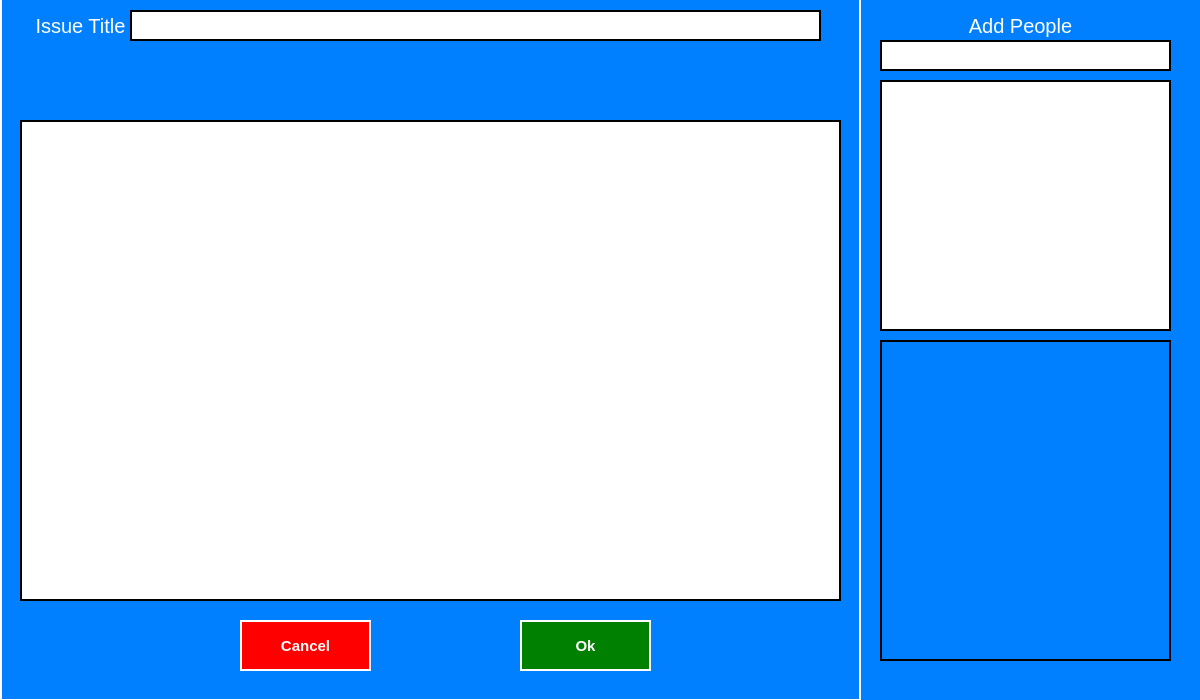
<?xml version="1.0" encoding="UTF-8"?>
<ui version="4.0">
 <class>raiseIssue_window</class>
 <widget class="QMainWindow" name="raiseIssue_window">
  <property name="geometry">
   <rect>
    <x>0</x>
    <y>0</y>
    <width>1200</width>
    <height>700</height>
   </rect>
  </property>
  <property name="minimumSize">
   <size>
    <width>1200</width>
    <height>700</height>
   </size>
  </property>
  <property name="maximumSize">
   <size>
    <width>1200</width>
    <height>700</height>
   </size>
  </property>
  <property name="windowTitle">
   <string>Raise Issue</string>
  </property>
  <property name="styleSheet">
   <string notr="true">background-color: rgb(0, 127, 255);
font-family: &quot;Calibri Light&quot;;
color: white;</string>
  </property>
  <widget class="QWidget" name="centralwidget">
   <widget class="QGroupBox" name="groupBox">
    <property name="geometry">
     <rect>
      <x>0</x>
      <y>-10</y>
      <width>861</width>
      <height>711</height>
     </rect>
    </property>
    <property name="styleSheet">
     <string notr="true">border: 2px solid white;</string>
    </property>
    <property name="title">
     <string/>
    </property>
    <widget class="QLabel" name="label">
     <property name="geometry">
      <rect>
       <x>10</x>
       <y>20</y>
       <width>141</width>
       <height>31</height>
      </rect>
     </property>
     <property name="styleSheet">
      <string notr="true">border: none;
font-size: 20px;</string>
     </property>
     <property name="text">
      <string>Issue Title</string>
     </property>
     <property name="alignment">
      <set>Qt::AlignCenter</set>
     </property>
    </widget>
    <widget class="QLineEdit" name="raiseIssue_title_input">
     <property name="geometry">
      <rect>
       <x>130</x>
       <y>20</y>
       <width>691</width>
       <height>31</height>
      </rect>
     </property>
     <property name="styleSheet">
      <string notr="true">border: 2px solid black;
background-color: white;
color: black;
font-size: 20px;</string>
     </property>
    </widget>
    <widget class="QLabel" name="raiseIssue_issue_code">
     <property name="geometry">
      <rect>
       <x>40</x>
       <y>90</y>
       <width>341</width>
       <height>31</height>
      </rect>
     </property>
     <property name="styleSheet">
      <string notr="true">border: none;
font-size: 20px;</string>
     </property>
     <property name="text">
      <string>&lt;Issue Code:&gt;</string>
     </property>
     <property name="textFormat">
      <enum>Qt::AutoText</enum>
     </property>
     <property name="alignment">
      <set>Qt::AlignCenter</set>
     </property>
    </widget>
    <widget class="QLabel" name="raiseIssue_issue_date">
     <property name="geometry">
      <rect>
       <x>470</x>
       <y>90</y>
       <width>341</width>
       <height>31</height>
      </rect>
     </property>
     <property name="styleSheet">
      <string notr="true">border: none;
font-size: 20px;</string>
     </property>
     <property name="text">
      <string>&lt;Issue Date:&gt;</string>
     </property>
     <property name="textFormat">
      <enum>Qt::AutoText</enum>
     </property>
     <property name="alignment">
      <set>Qt::AlignCenter</set>
     </property>
    </widget>
    <widget class="QTextEdit" name="textEdit">
     <property name="geometry">
      <rect>
       <x>20</x>
       <y>130</y>
       <width>821</width>
       <height>481</height>
      </rect>
     </property>
     <property name="styleSheet">
      <string notr="true">background-color: white;
color: black;
border: 2px solid black;</string>
     </property>
    </widget>
    <widget class="QPushButton" name="raiseIssue_ok_btn">
     <property name="geometry">
      <rect>
       <x>520</x>
       <y>630</y>
       <width>131</width>
       <height>51</height>
      </rect>
     </property>
     <property name="styleSheet">
      <string notr="true">background-color: green;
border: 2px solid white;
border-radius: none;
font-size: 15px;
font-weight: bold;
color: white;</string>
     </property>
     <property name="text">
      <string>Ok</string>
     </property>
    </widget>
    <widget class="QPushButton" name="raiseIssue_cancel_btn">
     <property name="geometry">
      <rect>
       <x>240</x>
       <y>630</y>
       <width>131</width>
       <height>51</height>
      </rect>
     </property>
     <property name="styleSheet">
      <string notr="true">background-color: red;
border: 2px solid white;
border-radius: none;
font-size: 15px;
font-weight: bold;
color: white;</string>
     </property>
     <property name="text">
      <string>Cancel</string>
     </property>
    </widget>
   </widget>
   <widget class="QLabel" name="label_2">
    <property name="geometry">
     <rect>
      <x>950</x>
      <y>10</y>
      <width>141</width>
      <height>31</height>
     </rect>
    </property>
    <property name="styleSheet">
     <string notr="true">border: none;
font-size: 20px;</string>
    </property>
    <property name="text">
     <string>Add People</string>
    </property>
    <property name="alignment">
     <set>Qt::AlignCenter</set>
    </property>
   </widget>
   <widget class="QLineEdit" name="raiseIssue_add_people_name_finder_input">
    <property name="geometry">
     <rect>
      <x>880</x>
      <y>40</y>
      <width>291</width>
      <height>31</height>
     </rect>
    </property>
    <property name="styleSheet">
     <string notr="true">border: 2px solid black;
background-color: white;
color: black;
font-size: 20px;</string>
    </property>
   </widget>
   <widget class="QTableView" name="raiseIssue_people_display_table">
    <property name="geometry">
     <rect>
      <x>880</x>
      <y>80</y>
      <width>291</width>
      <height>251</height>
     </rect>
    </property>
    <property name="styleSheet">
     <string notr="true">background-color: white;
color: black;
border: 2px solid black;</string>
    </property>
   </widget>
   <widget class="QTableView" name="raiseIssue_added_people_table">
    <property name="geometry">
     <rect>
      <x>880</x>
      <y>340</y>
      <width>291</width>
      <height>321</height>
     </rect>
    </property>
    <property name="styleSheet">
     <string notr="true">background-color: &quot;Light gray&quot;;
color: black;
border: 2px solid black;</string>
    </property>
   </widget>
  </widget>
 </widget>
 <resources/>
 <connections/>
</ui>
